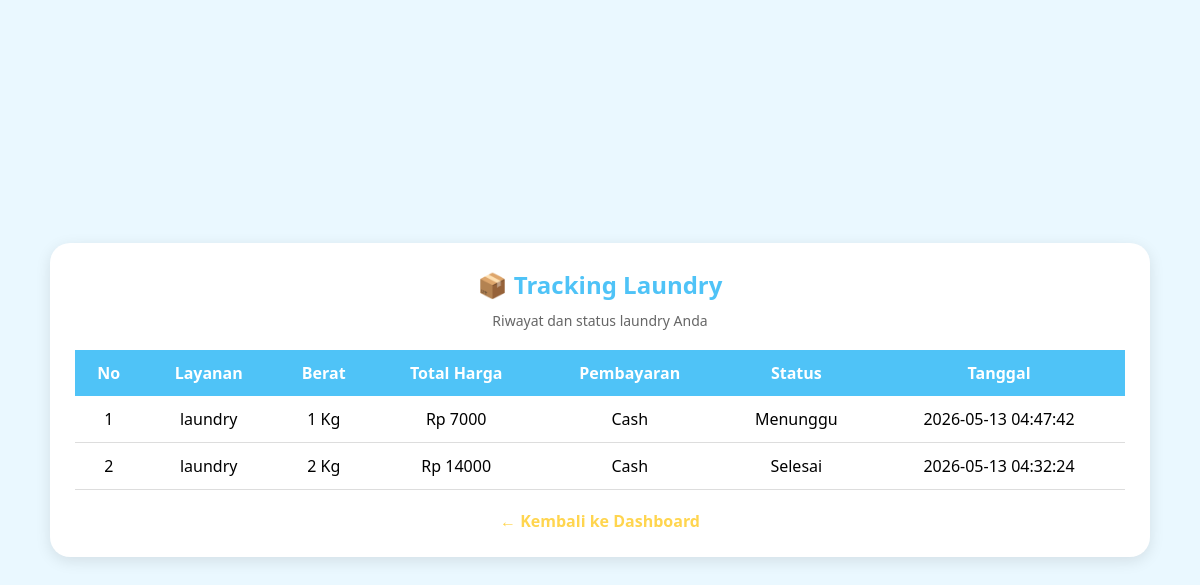
The page /tracking.php (signed in) on the database its author committed.
### tables this page shows
CREATE TABLE IF NOT EXISTS `pesanan` (
  `id_pesanan` int NOT NULL AUTO_INCREMENT,
  `id_user` int NOT NULL,
  `id_layanan` int NOT NULL,
  `berat` int NOT NULL,
  `total_harga` int NOT NULL,
  `metode_pembayaran` varchar(50) NOT NULL,
  `status` varchar(50) DEFAULT 'Menunggu',
  `tanggal` timestamp NULL DEFAULT CURRENT_TIMESTAMP,
  PRIMARY KEY (`id_pesanan`)
);

CREATE TABLE IF NOT EXISTS `layanan` (
  `id_layanan` int NOT NULL AUTO_INCREMENT,
  `nama_layanan` varchar(100) NOT NULL,
  `harga` int NOT NULL,
  PRIMARY KEY (`id_layanan`)
);

### tracking.php (the view, shortened to what this page needs)
<?php
include 'koneksi.php';
$id_user = $_SESSION['id_user'];
$query = mysqli_query(
    $conn,
    "SELECT pesanan.*, layanan.nama_layanan
    FROM pesanan
    JOIN layanan ON pesanan.id_layanan = layanan.id_layanan
    WHERE pesanan.id_user='$id_user'
    ORDER BY id_pesanan DESC"
);
?>
<!DOCTYPE html>
<html>
<head>
    <link rel="stylesheet" href="css/style.css">
</head>
<body>
    <body>
        <div class="tracking-container">
            <h2>📦 Tracking Laundry</h2>
            <p class="subtitle">
                Riwayat dan status laundry Anda
            </p>
            <table class="tracking-table">
                <tr>
                    <th>No</th>
                    <th>Layanan</th>
                    <th>Berat</th>
                    <th>Total Harga</th>
                    <th>Pembayaran</th>
                    <th>Status</th>
                    <th>Tanggal</th>
                </tr>
                <?php
                $no = 1;
                while ($data = mysqli_fetch_assoc($query)) {
                ?>
                    <tr>
                        <td><?php echo $no++; ?></td>
                        <td><?php echo $data['nama_layanan']; ?></td>
                        <td><?php echo $data['berat']; ?> Kg</td>
                        <td>Rp <?php echo $data['total_harga']; ?></td>
                        <td><?php echo $data['metode_pembayaran']; ?></td>
                        <td><?php echo $data['status']; ?></td>
                        <td><?php echo $data['tanggal']; ?></td>
                    </tr>
                <?php } ?>
            </table>
            <div class="register-link">
                <a href="dashboard.php">← Kembali ke Dashboard</a>
            </div>
        </div>
    </body>
</html>

### css/style.css (style rules this page uses)
* { margin: 0; padding: 0; box-sizing: border-box; font-family: "Segoe UI", sans-serif; }
body { background: #eaf8ff; min-height: 100vh; display: flex; justify-content: center; align-items: center; }
.subtitle { text-align: center; color: #666; margin-bottom: 25px; }
.register-link { text-align: center; margin-top: 20px; }
.register-link a { color: #ffd54f; text-decoration: none; font-weight: bold; }
.subtitle { text-align: center; color: #666; margin-bottom: 20px; font-size: 14px; }
.tracking-container { width: 95%; max-width: 1100px; margin: 40px auto; background: white; padding: 25px; border-radius: 20px; box-shadow: 0 4px 15px rgba(0, 0, 0, 0.1); }
.tracking-container h2 { text-align: center; color: #4fc3f7; margin-bottom: 10px; }
.tracking-table { width: 100%; border-collapse: collapse; margin-top: 20px; }
.tracking-table th { background: #4fc3f7; color: white; padding: 12px; }
.tracking-table td { padding: 12px; text-align: center; border-bottom: 1px solid #ddd; }

### rows shown on the page
pesanan: id_layanan.nama_layanan "laundry", berat "1", total_harga "7000", metode_pembayaran "Cash", status "Menunggu", tanggal "2026-05-13 04:47:42"
pesanan: id_layanan.nama_layanan "laundry", berat "2", total_harga "14000", metode_pembayaran "Cash", status "Selesai", tanggal "2026-05-13 04:32:24"
